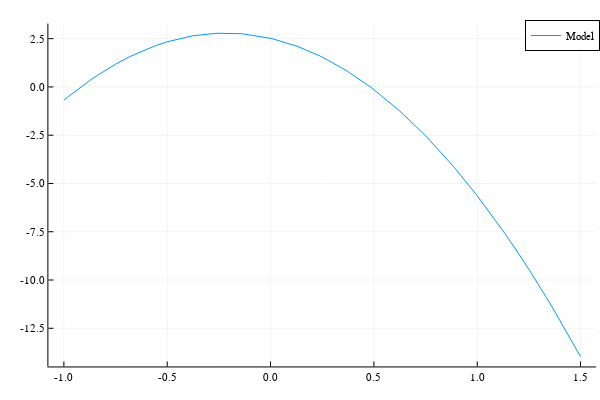

Notebook source saved alongside this figure:
### Code cell
x = 1.0
m(y) = func(x)+dfunc(x)*(y-x)+0.5*d2func(x)*(y-x)^2
plot(m, -1.0, 1.5, label="Model")

### Figure 1 — Plotly figure (JSON) as saved in the notebook; plotly's stock layout.template omitted (floating-point values rounded to 4 significant figures)
{"data": [{"colorbar": {"title": ""}, "legendgroup": "Model", "line": {"color": "rgba(0, 154, 250, 1.000)", "dash": "solid", "shape": "linear", "width": 1}, "mode": "lines", "name": "Model", "showlegend": true, "type": "scatter", "x": [-1, -0.9878, -0.9756, -0.8627, -0.7498, -0.682, -0.6142, -0.5568, -0.4995, -0.3749, -0.26, -0.1368, 0.005837, 0.1326, 0.2438, 0.3651, 0.487, 0.6218, 0.7501, 0.8835, 0.9958, 1.064, 1.133, 1.197, 1.262, 1.365, 1.468, 1.484, 1.5], "xaxis": "x1", "y": [-0.6883, -0.5806, -0.4746, 0.4255, 1.181, 1.565, 1.897, 2.137, 2.339, 2.65, 2.781, 2.754, 2.507, 2.094, 1.581, 0.8616, -0.03049, -1.214, -2.531, -4.099, -5.576, -6.548, -7.574, -8.586, -9.646, -11.44, -13.36, -13.67, -13.97], "yaxis": "y1", "zmax": null, "zmin": null}], "layout": {"annotations": [], "height": 400, "legend": {"bgcolor": "rgba(255, 255, 255, 1.000)", "bordercolor": "rgba(0, 0, 0, 1.000)", "borderwidth": 1, "font": {"color": "rgba(0, 0, 0, 1.000)", "family": "sans-serif", "size": 11}, "tracegroupgap": 0, "traceorder": "normal", "x": 1, "xanchor": "auto", "y": 1, "yanchor": "auto"}, "margin": {"b": 20, "l": 0, "r": 0, "t": 20}, "paper_bgcolor": "rgba(255, 255, 255, 1.000)", "plot_bgcolor": "rgba(255, 255, 255, 1.000)", "showlegend": true, "width": 600, "xaxis": {"anchor": "y1", "domain": [0.08064, 0.9934], "gridcolor": "rgba(0, 0, 0, 0.100)", "gridwidth": 0.5, "linecolor": "rgba(0, 0, 0, 1.000)", "mirror": false, "range": [-1.075, 1.575], "showgrid": true, "showline": true, "showticklabels": true, "tickangle": 0, "tickcolor": "rgb(0, 0, 0)", "tickfont": {"color": "rgba(0, 0, 0, 1.000)", "family": "sans-serif", "size": 11}, "tickmode": "array", "ticks": "inside", "ticktext": ["-1.0", "-0.5", "0.0", "0.5", "1.0", "1.5"], "tickvals": [-1, -0.5, 0, 0.5, 1, 1.5], "title": "", "titlefont": {"color": "rgba(0, 0, 0, 1.000)", "family": "sans-serif", "size": 15}, "type": "-", "visible": true, "zeroline": false, "zerolinecolor": "rgba(0, 0, 0, 1.000)"}, "yaxis": {"anchor": "x1", "domain": [0.03762, 0.9902], "gridcolor": "rgba(0, 0, 0, 0.100)", "gridwidth": 0.5, "linecolor": "rgba(0, 0, 0, 1.000)", "mirror": false, "range": [-14.48, 3.283], "showgrid": true, "showline": true, "showticklabels": true, "tickangle": 0, "tickcolor": "rgb(0, 0, 0)", "tickfont": {"color": "rgba(0, 0, 0, 1.000)", "family": "sans-serif", "size": 11}, "tickmode": "array", "ticks": "inside", "ticktext": ["-12.5", "-10.0", "-7.5", "-5.0", "-2.5", "0.0", "2.5"], "tickvals": [-12.5, -10, -7.5, -5, -2.5, 0, 2.5], "title": "", "titlefont": {"color": "rgba(0, 0, 0, 1.000)", "family": "sans-serif", "size": 15}, "type": "-", "visible": true, "zeroline": false, "zerolinecolor": "rgba(0, 0, 0, 1.000)"}}}
